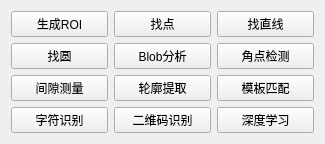
                  <widget class="QWidget" name="scrollAreaWidgetContents_3">
                   <property name="geometry">
                    <rect>
                     <x>0</x>
                     <y>0</y>
                     <width>325</width>
                     <height>128</height>
                    </rect>
                   </property>
                   <layout class="QGridLayout" name="gridLayout_3">
                    <item row="1" column="0">
                     <widget class="QPushButton" name="pushButton_5">
                      <property name="text">
                       <string>找圆</string>
                      </property>
                     </widget>
                    </item>
                    <item row="2" column="0">
                     <widget class="QPushButton" name="pushButton_15">
                      <property name="text">
                       <string>间隙测量</string>
                      </property>
                     </widget>
                    </item>
                    <item row="0" column="1">
                     <widget class="QPushButton" name="pushButton_4">
                      <property name="text">
                       <string>找点</string>
                      </property>
                     </widget>
                    </item>
                    <item row="0" column="0">
                     <widget class="QPushButton" name="pushButton_20">
                      <property name="text">
                       <string>生成ROI</string>
                      </property>
                     </widget>
                    </item>
                    <item row="0" column="2">
                     <widget class="QPushButton" name="pushButton_3">
                      <property name="text">
                       <string>找直线</string>
                      </property>
                     </widget>
                    </item>
                    <item row="1" column="1">
                     <widget class="QPushButton" name="pushButton_8">
                      <property name="text">
                       <string>Blob分析</string>
                      </property>
                     </widget>
                    </item>
                    <item row="4" column="0">
                     <widget class="QPushButton" name="pushButton_13">
                      <property name="text">
                       <string>字符识别</string>
                      </property>
                     </widget>
                    </item>
                    <item row="4" column="1">
                     <widget class="QPushButton" name="pushButton">
                      <property name="text">
                       <string>二维码识别</string>
                      </property>
                     </widget>
                    </item>
                    <item row="2" column="2">
                     <widget class="QPushButton" name="pushButton_10">
                      <property name="text">
                       <string>模板匹配</string>
                      </property>
                     </widget>
                    </item>
                    <item row="1" column="2">
                     <widget class="QPushButton" name="pushButton_7">
                      <property name="text">
                       <string>角点检测</string>
                      </property>
                     </widget>
                    </item>
                    <item row="2" column="1">
                     <widget class="QPushButton" name="pushButton_6">
                      <property name="text">
                       <string>轮廓提取</string>
                      </property>
                     </widget>
                    </item>
                    <item row="4" column="2">
                     <widget class="QPushButton" name="pushButton_9">
                      <property name="text">
                       <string>深度学习</string>
                      </property>
                     </widget>
                    </item>
                   </layout>
                  </widget>
